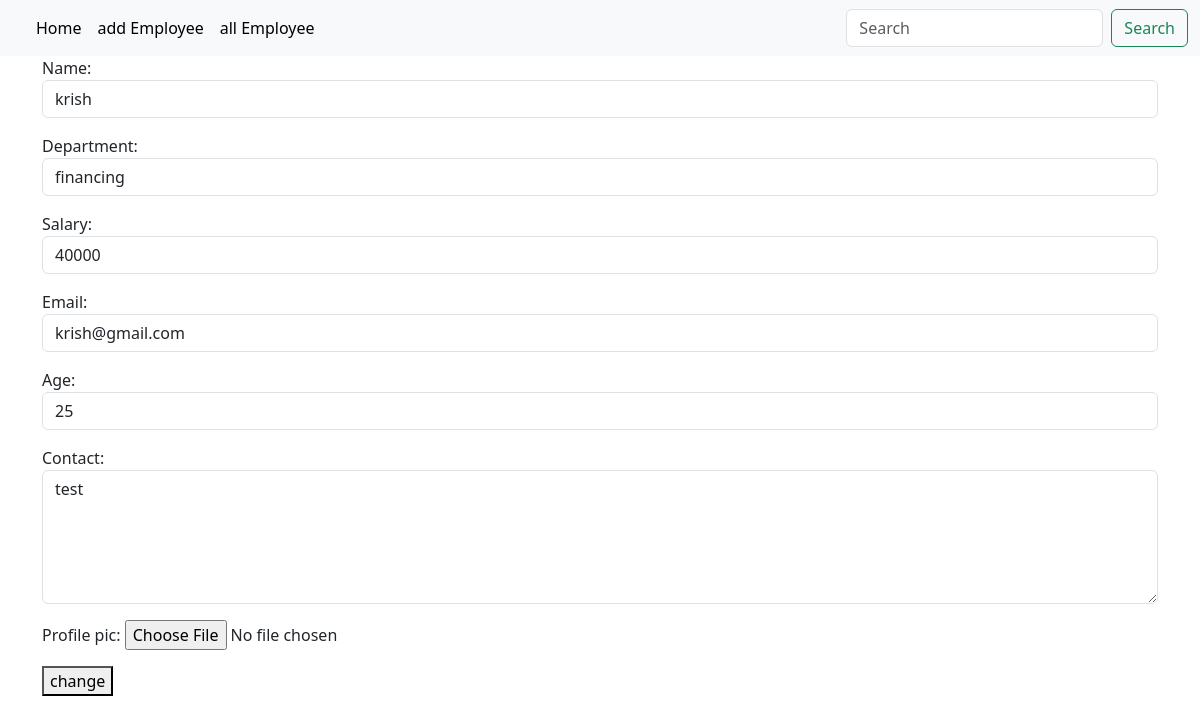
The page /employees/3/update (signed in) on the database its author committed.
### crm/models.py (models this page shows, shortened)
class Employees(models.Model):
    name=models.CharField(max_length=200)
    department=models.CharField(max_length=200)
    salary=models.PositiveIntegerField()
    email=models.EmailField(unique=True)
    age=models.PositiveIntegerField()
    contact=models.CharField(null=True,max_length=200)
    profile_pic=models.ImageField(upload_to="image",null=True)

### crm/views.py (the view, shortened to what this page needs)
# urls.py: path("employees/<int:pk>/update",views.EmployeeUpdateView.as_view(),name="emp-edit"),
@method_decorator(signin_required,name="dispatch")
class EmployeeUpdateView(View):
    def get(self,request,*args,**kwargs):
        id=kwargs.get("pk")
        obj=Employees.objects.get(id=id)
        form=EmployeeModelForm(instance=obj)
        return render(request,"emp_edit.html",{"form":form})

### crm/forms.py
class EmployeeModelForm(forms.ModelForm):
    class Meta:
        model=Employees
        fields="__all__"
        widgets={
            "name":forms.TextInput(attrs={"class":"form-control"}),
            "department":forms.TextInput(attrs={"class":"form-control"}),
            "salary":forms.NumberInput(attrs={"class":"form-control"}),
            "email":forms.EmailInput(attrs={"class":"form-control"}),
            "age":forms.NumberInput(attrs={"class":"form-control"}),
            "contact":forms.Textarea(attrs={"class":"form-control","rows":5})
        }

### crm/views.py (called while the page is built)
def signin_required(fn):
    def wrapper(request,*args,**kwargs):
        if not request.user.is_authenticated:
            messages.error(request,"invalid session")
            return redirect("signin")
        else:
            return fn(request,*args,**kwargs)
    return wrapper

### crm/templates/emp_edit.html (shortened to what this page needs)
{%extends 'base.html'%}
{%block body_block%}
<div class="container">
    <form action="" method="post">
        {{form.as_p}}
        <button type="submit">change</button>
    </form>
</div>
{%endblock%}

### rows shown on the page
Employees: name "krish", department "financing", salary "40000", email "krish@gmail.com", age "25", contact "test"
